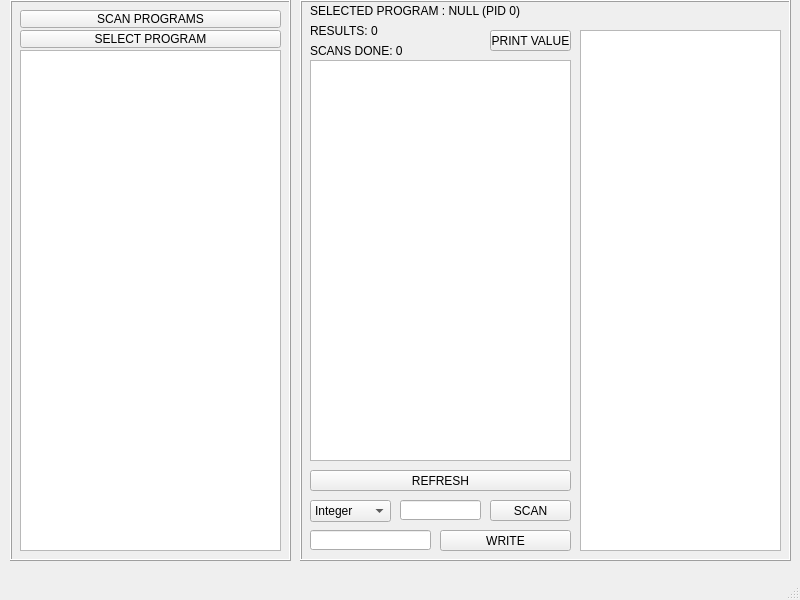
<?xml version="1.0" encoding="UTF-8"?>
<ui version="4.0">
 <class>MainWindow</class>
 <widget class="QMainWindow" name="MainWindow">
  <property name="geometry">
   <rect>
    <x>0</x>
    <y>0</y>
    <width>800</width>
    <height>600</height>
   </rect>
  </property>
  <property name="font">
   <font>
    <italic>true</italic>
   </font>
  </property>
  <property name="windowTitle">
   <string>MainWindow</string>
  </property>
  <widget class="QWidget" name="centralwidget">
   <widget class="QFrame" name="frame">
    <property name="geometry">
     <rect>
      <x>10</x>
      <y>0</y>
      <width>281</width>
      <height>561</height>
     </rect>
    </property>
    <property name="frameShape">
     <enum>QFrame::Shape::Box</enum>
    </property>
    <property name="frameShadow">
     <enum>QFrame::Shadow::Raised</enum>
    </property>
    <widget class="QListWidget" name="programList">
     <property name="geometry">
      <rect>
       <x>10</x>
       <y>50</y>
       <width>261</width>
       <height>501</height>
      </rect>
     </property>
     <property name="font">
      <font>
       <italic>false</italic>
      </font>
     </property>
    </widget>
    <widget class="QPushButton" name="scanPrograms">
     <property name="geometry">
      <rect>
       <x>10</x>
       <y>10</y>
       <width>261</width>
       <height>18</height>
      </rect>
     </property>
     <property name="font">
      <font>
       <italic>false</italic>
      </font>
     </property>
     <property name="text">
      <string>SCAN PROGRAMS</string>
     </property>
    </widget>
    <widget class="QPushButton" name="selectProgram">
     <property name="geometry">
      <rect>
       <x>10</x>
       <y>30</y>
       <width>261</width>
       <height>18</height>
      </rect>
     </property>
     <property name="font">
      <font>
       <italic>false</italic>
      </font>
     </property>
     <property name="text">
      <string>SELECT PROGRAM</string>
     </property>
    </widget>
   </widget>
   <widget class="QFrame" name="frame_2">
    <property name="geometry">
     <rect>
      <x>300</x>
      <y>0</y>
      <width>491</width>
      <height>561</height>
     </rect>
    </property>
    <property name="frameShape">
     <enum>QFrame::Shape::Box</enum>
    </property>
    <property name="frameShadow">
     <enum>QFrame::Shadow::Raised</enum>
    </property>
    <widget class="QListWidget" name="memoryList">
     <property name="geometry">
      <rect>
       <x>10</x>
       <y>60</y>
       <width>261</width>
       <height>401</height>
      </rect>
     </property>
     <property name="font">
      <font>
       <italic>false</italic>
      </font>
     </property>
    </widget>
    <widget class="QLineEdit" name="typeValue">
     <property name="geometry">
      <rect>
       <x>100</x>
       <y>500</y>
       <width>81</width>
       <height>20</height>
      </rect>
     </property>
     <property name="font">
      <font>
       <italic>false</italic>
      </font>
     </property>
     <property name="text">
      <string/>
     </property>
     <property name="placeholderText">
      <string/>
     </property>
    </widget>
    <widget class="QPushButton" name="refreshButton">
     <property name="geometry">
      <rect>
       <x>10</x>
       <y>470</y>
       <width>261</width>
       <height>21</height>
      </rect>
     </property>
     <property name="font">
      <font>
       <italic>false</italic>
      </font>
     </property>
     <property name="text">
      <string>REFRESH</string>
     </property>
    </widget>
    <widget class="QPushButton" name="writeButton">
     <property name="geometry">
      <rect>
       <x>140</x>
       <y>530</y>
       <width>131</width>
       <height>21</height>
      </rect>
     </property>
     <property name="font">
      <font>
       <italic>false</italic>
      </font>
     </property>
     <property name="text">
      <string>WRITE</string>
     </property>
    </widget>
    <widget class="QComboBox" name="typeSelect">
     <property name="geometry">
      <rect>
       <x>10</x>
       <y>500</y>
       <width>81</width>
       <height>22</height>
      </rect>
     </property>
     <property name="font">
      <font>
       <italic>false</italic>
      </font>
     </property>
     <item>
      <property name="text">
       <string>Integer</string>
      </property>
     </item>
     <item>
      <property name="text">
       <string>String</string>
      </property>
     </item>
     <item>
      <property name="text">
       <string>Float</string>
      </property>
     </item>
    </widget>
    <widget class="QPushButton" name="scanMemoryButton">
     <property name="geometry">
      <rect>
       <x>190</x>
       <y>500</y>
       <width>81</width>
       <height>21</height>
      </rect>
     </property>
     <property name="font">
      <font>
       <italic>false</italic>
      </font>
     </property>
     <property name="text">
      <string>SCAN</string>
     </property>
    </widget>
    <widget class="QLineEdit" name="writeBox">
     <property name="geometry">
      <rect>
       <x>10</x>
       <y>530</y>
       <width>121</width>
       <height>20</height>
      </rect>
     </property>
     <property name="font">
      <font>
       <italic>false</italic>
      </font>
     </property>
     <property name="text">
      <string/>
     </property>
     <property name="placeholderText">
      <string/>
     </property>
    </widget>
    <widget class="QLabel" name="resultText">
     <property name="geometry">
      <rect>
       <x>10</x>
       <y>20</y>
       <width>121</width>
       <height>21</height>
      </rect>
     </property>
     <property name="font">
      <font>
       <italic>false</italic>
      </font>
     </property>
     <property name="text">
      <string>RESULTS: 0</string>
     </property>
    </widget>
    <widget class="QListWidget" name="console">
     <property name="geometry">
      <rect>
       <x>280</x>
       <y>30</y>
       <width>201</width>
       <height>521</height>
      </rect>
     </property>
     <property name="font">
      <font>
       <italic>false</italic>
      </font>
     </property>
    </widget>
    <widget class="QLabel" name="totalScanText">
     <property name="geometry">
      <rect>
       <x>10</x>
       <y>40</y>
       <width>121</width>
       <height>21</height>
      </rect>
     </property>
     <property name="font">
      <font>
       <italic>false</italic>
      </font>
     </property>
     <property name="text">
      <string>SCANS DONE: 0</string>
     </property>
    </widget>
    <widget class="QLabel" name="programText">
     <property name="geometry">
      <rect>
       <x>10</x>
       <y>0</y>
       <width>481</width>
       <height>21</height>
      </rect>
     </property>
     <property name="font">
      <font>
       <italic>false</italic>
      </font>
     </property>
     <property name="text">
      <string>SELECTED PROGRAM : NULL (PID 0)</string>
     </property>
    </widget>
    <widget class="QPushButton" name="printValueButton">
     <property name="geometry">
      <rect>
       <x>190</x>
       <y>30</y>
       <width>81</width>
       <height>21</height>
      </rect>
     </property>
     <property name="font">
      <font>
       <italic>false</italic>
      </font>
     </property>
     <property name="text">
      <string>PRINT VALUE</string>
     </property>
    </widget>
   </widget>
  </widget>
  <widget class="QMenuBar" name="menubar">
   <property name="geometry">
    <rect>
     <x>0</x>
     <y>0</y>
     <width>800</width>
     <height>17</height>
    </rect>
   </property>
  </widget>
  <widget class="QStatusBar" name="statusbar"/>
 </widget>
 <resources/>
 <connections/>
</ui>
